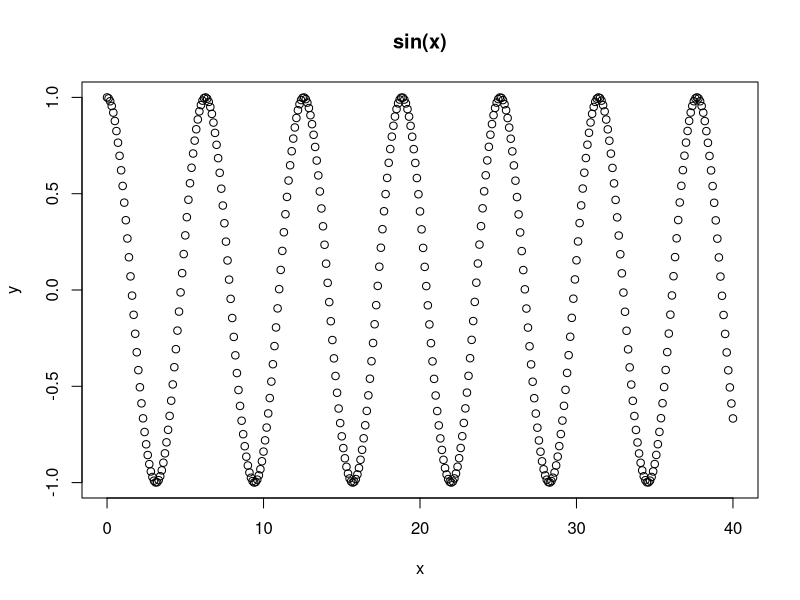

Here is the R script that generated this plot:
# Create seq of x coordinates
x_coordinates <- seq(0, 40, by = 0.1)

# Draw cos diagram
plot(x_coordinates, cos(x_coordinates), xlab = "x", ylab = "y", main = "sin(x)")

# Create diagonal matrix
diag(6)

# Create 4th dimensional matrix
z <- array(1:3, dim = c(3, 3, 3, 3))

# Add 5 to matrix
add <- z + 5

# Add vector (1, 2, 3) to matrix
add_sec <- z + seq(1:3)

# Power by 2
pow <- z ^ 2

# Mult matrix by vector (1, 2, 3)
mult_sec <- z * seq(1:3)

# Transpose 4th dimensional matrix
transpose <- aperm(z)

# Create matrix 3x3
A1 <- matrix(c(6, 3, -3,
               -9, -3, 6,
               -6,  3, 6), 3, 3, byrow=TRUE)

# Create matrix 3x1
b1 <- matrix(c(24, -33, -9), 3, 1)

# Solve A*X=b
solution <- solve(A1, b1)

# Prove solution
b2 <- A1 %*% solution

b2